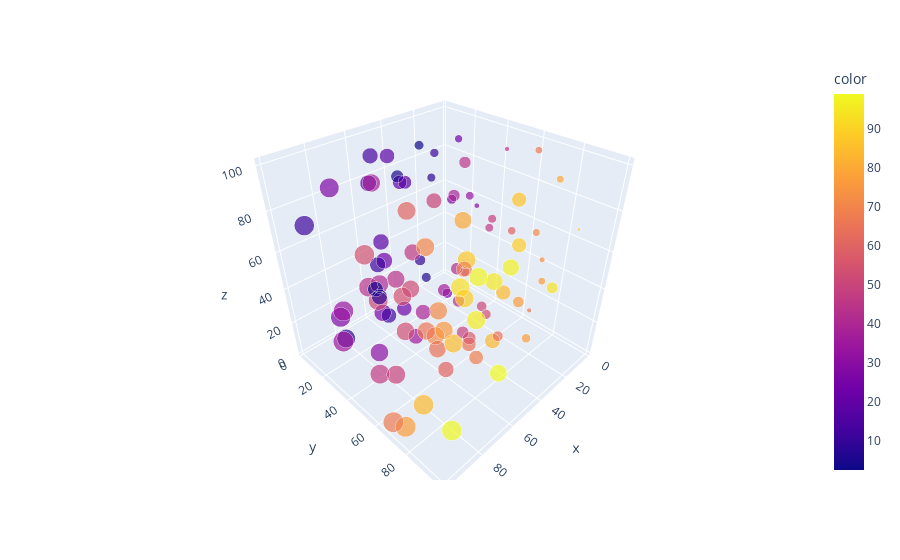

Notebook source saved alongside this figure:
### Code cell
x =  np.random.randint(1,100,100)
y = np.random.uniform(1,100,100)
z = np.random.uniform(1,100,100)
px.scatter_3d(x=x,y=y,z=z,color=y,size=x)
